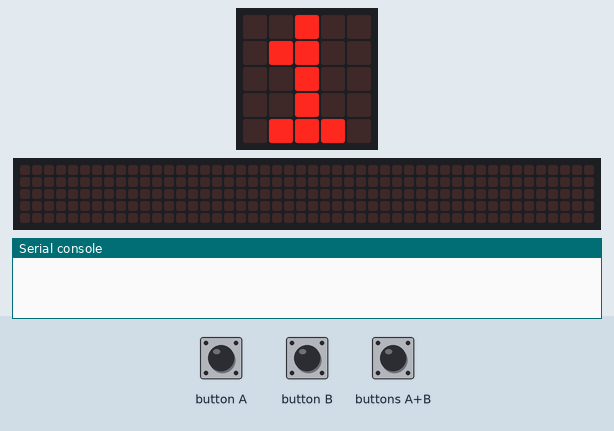
Bench run of a program on a simulated BBC micro:bit (MakeCode). On the bench: the board's 5×5 LED display, a strip that is not on the board, showing the scrolling text unrolled, the last lines printed to the serial console. The test bench sets the inputs (shaded band). No radio messages arrive unless stated (any console line starting 'radio sent:' is added by the test bench); the 48×5 strip is a reading aid, not a part: it shows the text the display is scrolling, unrolled, one strip-width of it at a time.

Above: at 1.2 s.
1.3 s: button A pressed for 0.15 s
At 2.7 s:
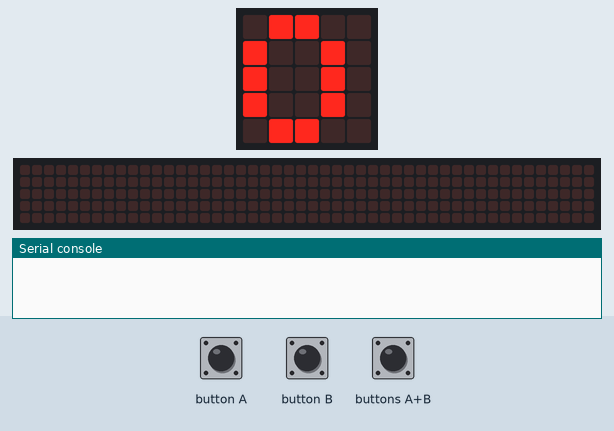
3.0 s: button A pressed for 0.15 s
3.7 s: buttons A+B pressed for 0.15 s
At 3.92 s:
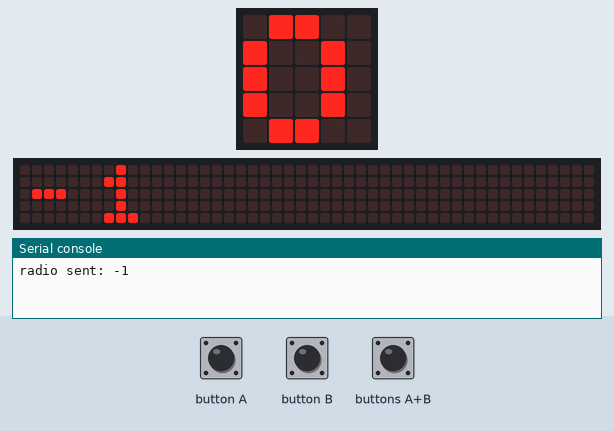
4.4 s: button B pressed for 0.15 s
5.1 s: button B pressed for 0.15 s
At 7.6 s:
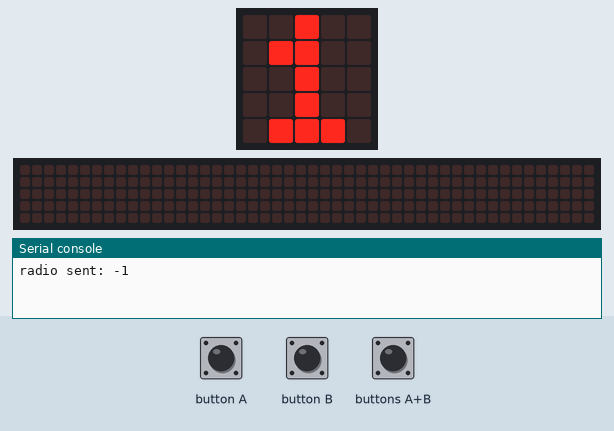
Timing chart, 0 to 9.0 s (numbered marks = the images above; inputs shaded):
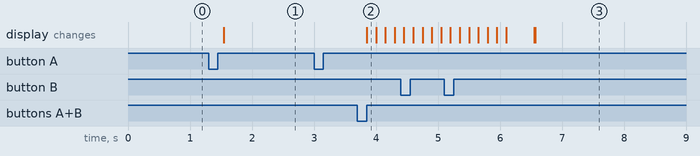

Measured:
- after the input at 1.3 s, the display: changes after 0.24 s (image 1)
- after the input at 3.0 s, every drawn part: stays the same

The program:

transmissionSender.py
```python
def on_button_pressed_a():
    global num
    num += -1
input.on_button_pressed(Button.A, on_button_pressed_a)

def on_button_pressed_ab():
    radio.send_number(num)
input.on_button_pressed(Button.AB, on_button_pressed_ab)

def on_button_pressed_b():
    global num
    num += 1
input.on_button_pressed(Button.B, on_button_pressed_b)

num = 0
radio.set_group(2)
num = 1

def on_forever():
    basic.show_string("" + str((num)))
basic.forever(on_forever)
```
